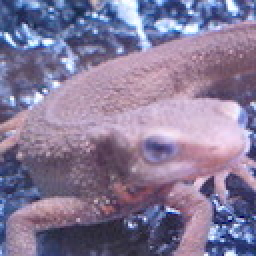
#> input picture Question_01_10/answers/imori.jpg, 128 x 128 px, found by its file name (shown 2 times larger)
$ python myans66.py   (older library calls are emulated)
#> lines starting #> are read from the running program, lines starting #| are printed output that depends on the picture; after the words box and inside, x2 and y2 are one past the last pixel; in counts of white or black regions, pixels touching at a corner belong together
import cv2
import numpy as np

def BGRtoGRAY(img):
    gray = 0.2126 * img[..., 2] + 0.7152 * img[..., 1] + 0.0722 * img[..., 0]
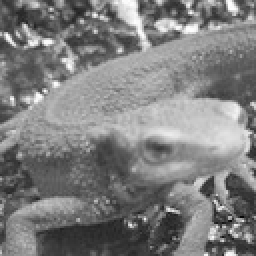
#> gray: shape (128, 128) float64 (shown 2 times larger); min 6.71, max 254.4, mean 126.7
    return gray

def HOG(gray):

    def GetGradXY(gray):
        Ver, Hor = gray.shape
#> Ver = 128; Hor = 128

        gray = np.pad(gray, (1, 1), 'edge')
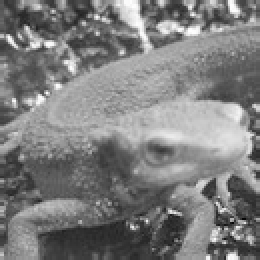
#> gray: shape (130, 130) float64 (shown 2 times larger); min 6.71, max 254.4, mean 126.2
        gx = gray[1:Ver+1, 2:] - gray[1:Ver+1, :Hor]
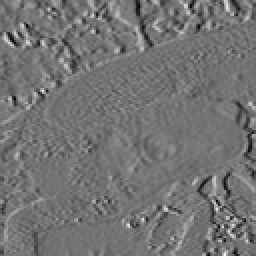
#> gx: shape (128, 128) float64 (shown 2 times larger); min -175, max 211.2, mean -0.1; drawn with min black and max white
        #gy = gray[:Ver, 1:Hor+1] - gray[2:, 1:Hor+1]
        gy = gray[2:, 1:Hor+1] - gray[:Ver, 1:Hor+1]
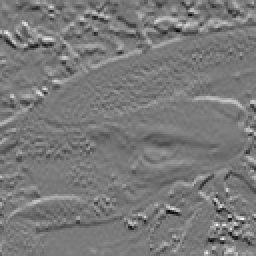
#> gy: shape (128, 128) float64 (shown 2 times larger); min -200.7, max 218, mean -0.4; drawn with min black and max white
        # keep from zero-dividing
        gx[gx == 0] = 1e-6
#> gx: shape (128, 128) float64; 0.32% of pixels changed, all inside (x1, y1, x2, y2) = (0, 16, 128, 128)

        return gx, gy

    def GetMagAngle(gx, gy):
        mag = np.sqrt(gx ** 2 + gy ** 2)
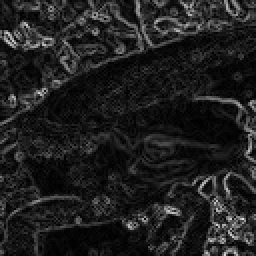
#> mag: shape (128, 128) float64 (shown 2 times larger); min 0.0682, max 230.8, mean 31.7
        ang = np.arctan(gy / gx)
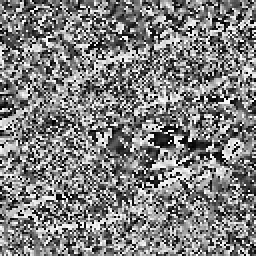
#> ang: shape (128, 128) float64 (shown 2 times larger); min -1.57, max 1.57, mean -0.00223; drawn with min black and max white

        # arctanは返り値(-2/pi, 2/pi)なので，負の値はpi回転
        ang[ang < 0] += np.pi

        return mag, ang

    def QuantizationAngle(ang):

        # angはradianなので,[0, 180]のindex化を調節
        quantized_ang = np.zeros_like(ang, dtype=np.int)
        for i in range(9):
            low = (np.pi * i) / 9
            high = (np.pi * (i + 1)) / 9

            quantized_ang[np.where((ang >= low) & (ang < high))] = i + 1

        return quantized_ang


    gx, gy = GetGradXY(gray)

    mag, ang = GetMagAngle(gx, gy)

    ang = QuantizationAngle(ang)
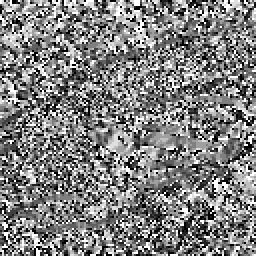
#> ang: shape (128, 128) int64 (shown 2 times larger); min 1, max 9, mean 5.04; drawn with min black and max white

    return mag, ang

img = cv2.imread("../imori.jpg").astype(np.float)
gray = BGRtoGRAY(img)

mag, ang = HOG(gray)
mag = mag.astype(np.uint8)
ang = ang.astype(np.uint8)

cv2.imwrite("myans_66mag.jpg", mag)
cv2.imwrite("myans_66ang.jpg", ang)
cv2.imshow("mag", mag)
cv2.imshow("ang", ang)

cv2.waitKey(0)
cv2.destroyAllWindows()
